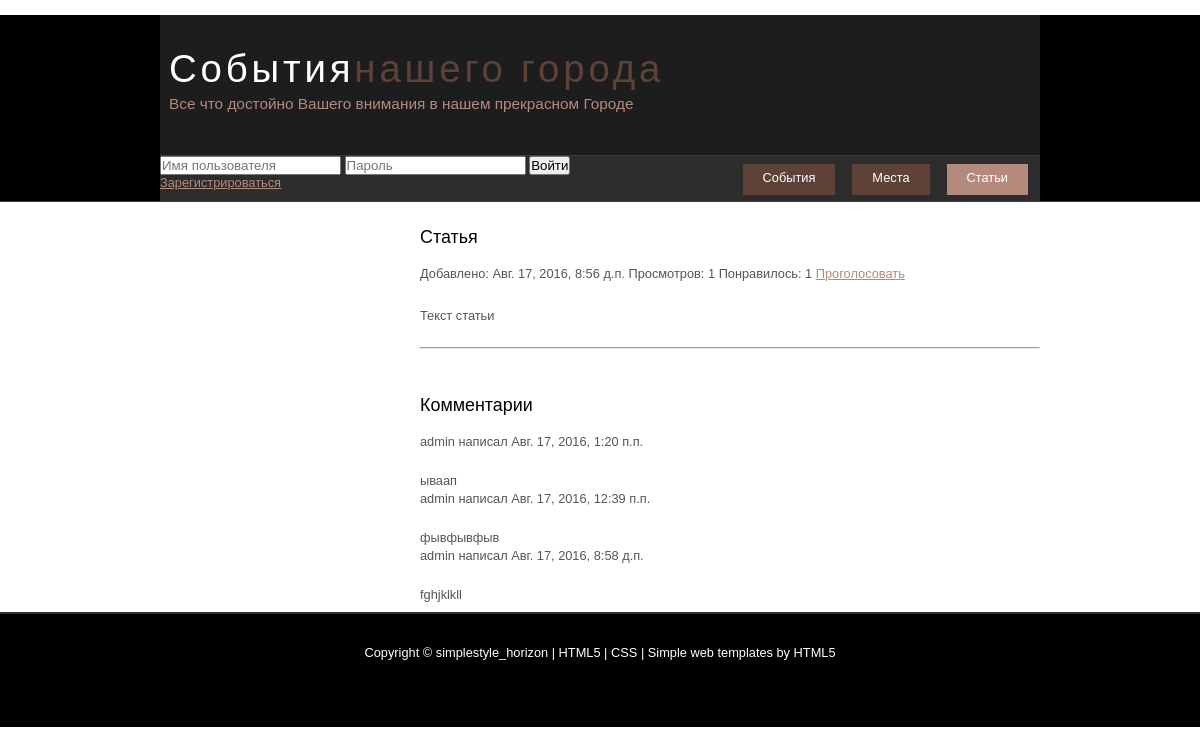
The app's page /article/1 with its own data.
### mainApp/models.py (models this page shows, shortened)
class CommonArticle(models.Model):
    title = models.CharField(verbose_name='Заголовок', max_length=255)
    content = models.TextField(verbose_name='Текст')
    added = models.DateTimeField(verbose_name='Дата публикации', auto_now_add=True)
    active = models.BooleanField(verbose_name='Видимость', default=True)
    likes = models.SmallIntegerField(verbose_name='Кол-во лайков', default=0)
    views = models.SmallIntegerField(verbose_name='Кол-во просмотров', default=0)
    images = models.ManyToManyField('Images', verbose_name='Картинки', default=None, blank=True)
    allow_comments = models.BooleanField(verbose_name='Возможность комментариев', default=True)
    author = models.ForeignKey(SiteUser)
    class Meta:
        abstract = True

class Article(CommonArticle):
    subject = models.ForeignKey('Event', null=True, default=None, blank=True)

### comments/models.py (models this page shows)
class Comments(models.Model):
    content = models.TextField(verbose_name='Текст комментария', max_length=1024)
    added = models.DateTimeField(verbose_name='Текст комментария', auto_now_add=True)
    author = models.ForeignKey(SiteUser)
    subject_type = models.CharField(choices=COMMENTABLE_TYPES, max_length=20)
    subject_id = models.PositiveIntegerField(default=0)

### mainApp/views.py (the view)
# urls.py: url(r'^article/([0-9]+)$', show_article),
def show_article(request, article_id):
    output={}
    output['smth']=get_smth_by_id(request,'Article', article_id)
    output['comments']=show_comments('Article', article_id)
    return render (request,'article.html', output)

### comments/views.py (called while the page is built)
def show_comments(modelname, subject):
    comments = Comments.objects.filter(subject_id=subject, subject_type=modelname).order_by('-added')
    return comments

### countViews/views.py (called while the page is built)
def check_views(request, modelname, id):
    ip = request.META['REMOTE_ADDR']
    key = modelname + id
    viewed = Viewed.objects.filter(ip=ip, material=key)
    if len(viewed) > 0:
        return False
    else:
        viewed = Viewed()
        viewed.ip = ip
        viewed.material = key
        viewed.save()
        return True

### mainApp/views.py (called while the page is built)
def get_smth_by_id(request,modelname, some_id):
    try:
        smth=MyModule.__dict__[modelname].objects.get(id=some_id)
    except:
        raise Http404
    if hasattr(smth, 'active') and smth.active==False:
        raise Http404
    if hasattr(smth, 'views') :
        if check_views(request, modelname, some_id):
            smth.views+=1
            smth.save()
    return smth

### templates/article.html (shortened to what this page needs)
﻿{%extends 'base.html' %}
{%load staticfiles %}
{%block menu3 %}
    selected
{%endblock %}
{%block content %}
    <div class="instance">
        <h3>{{smth.title}}</h3>
        <p>
                 Добавлено: {{smth.added}}
                 Просмотров: {{smth.views}}
                 Понравилось: <span class="likes_count">{{smth.likes}}</span>
                 <a href="/" data-model="Article" data-id="{{smth.id}}" class="liker">Проголосовать</a>
        </p>
        <p>
            {{smth.content}}
        </p>
        <hr>
        <p>
            {% if smth.allow_comments %}
                {%include 'inc_comments_show.html' %}
            {%endif %}
    </div>
{%endblock %}

### templates/inc_comments_show.html
﻿ <h3>Комментарии</h3>
    {% for comment in comments %}
         <div>
            <p>{{comment.author}} написал {{comment.added}}</p>
                {{comment.content}}
         </div>
    {%empty %}
        Нет комментариев
    {%endfor %}

### static/css/style.css (style rules this page uses)
html { height: 100%; }
* { margin: 0; padding: 0; }
body { font: normal .80em 'trebuchet ms', arial, sans-serif; background: #FFF; color: #555; }
p { padding: 0 0 20px 0; line-height: 1.7em; }
h1, h2, h3, h4, h5, h6 { color: #362C20; letter-spacing: 0em; padding: 0 0 5px 0; }
h1, h2, h3 { font: normal 170% 'century gothic', arial; margin: 0 0 15px 0; padding: 15px 0 5px 0; color: #000; }
h3 { font-size: 140%; padding: 5px 0 0 0; }
a, a:hover { outline: none; text-decoration: underline; color: #B48A7C; }

### records on screen
Article: title "Статья", added "Авг. 17, 2016, 8:56 д.п.", views "1", likes "1", content "Текст статьи"
Comments: author "admin", added "Авг. 17, 2016, 1:20 п.п.", content "ываап"
Comments: author "admin", added "Авг. 17, 2016, 12:39 п.п.", content "фывфывфыв"
Comments: author "admin", added "Авг. 17, 2016, 8:58 д.п.", content "fghjklkll"
